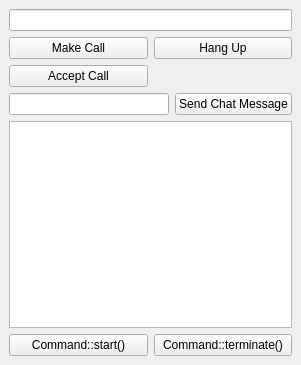
<ui version="4.0" >
 <author></author>
 <comment></comment>
 <exportmacro></exportmacro>
 <class>MainWindow</class>
 <widget class="QWidget" name="MainWindow" >
  <property name="geometry" >
   <rect>
    <x>0</x>
    <y>0</y>
    <width>301</width>
    <height>365</height>
   </rect>
  </property>
  <property name="windowTitle" >
   <string>MainWindow</string>
  </property>
  <layout class="QGridLayout" >
   <property name="margin" >
    <number>9</number>
   </property>
   <property name="spacing" >
    <number>6</number>
   </property>
   <item row="5" column="1" >
    <widget class="QPushButton" name="commandTerminateButton" >
     <property name="text" >
      <string>Command::terminate()</string>
     </property>
    </widget>
   </item>
   <item row="5" column="0" >
    <widget class="QPushButton" name="commandStartButton" >
     <property name="text" >
      <string>Command::start()</string>
     </property>
    </widget>
   </item>
   <item row="4" column="0" colspan="2" >
    <widget class="QListWidget" name="listWidget" />
   </item>
   <item row="2" column="0" >
    <widget class="QPushButton" name="acceptCallButton" >
     <property name="text" >
      <string>Accept Call</string>
     </property>
    </widget>
   </item>
   <item row="3" column="0" colspan="2" >
    <layout class="QHBoxLayout" >
     <property name="margin" >
      <number>0</number>
     </property>
     <property name="spacing" >
      <number>6</number>
     </property>
     <item>
      <widget class="QLineEdit" name="chatMessage" />
     </item>
     <item>
      <widget class="QPushButton" name="sendChatMessageButton" >
       <property name="text" >
        <string>Send Chat Message</string>
       </property>
      </widget>
     </item>
    </layout>
   </item>
   <item row="0" column="0" colspan="2" >
    <widget class="QLineEdit" name="phoneNumber" />
   </item>
   <item row="1" column="0" >
    <widget class="QPushButton" name="makeCallButton" >
     <property name="text" >
      <string>Make Call</string>
     </property>
    </widget>
   </item>
   <item row="1" column="1" >
    <widget class="QPushButton" name="hangUpButton" >
     <property name="text" >
      <string>Hang Up</string>
     </property>
    </widget>
   </item>
  </layout>
 </widget>
 <pixmapfunction></pixmapfunction>
 <resources/>
 <connections/>
</ui>
